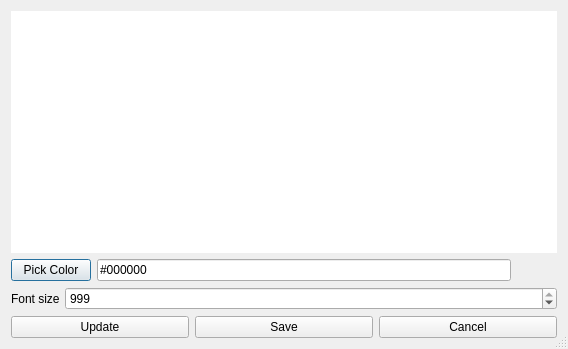
<?xml version="1.0" encoding="UTF-8"?>
<ui version="4.0">
 <class>Dialog</class>
 <widget class="QDialog" name="Dialog">
  <property name="geometry">
   <rect>
    <x>0</x>
    <y>0</y>
    <width>568</width>
    <height>349</height>
   </rect>
  </property>
  <property name="focusPolicy">
   <enum>Qt::NoFocus</enum>
  </property>
  <property name="windowTitle">
   <string>Dialog</string>
  </property>
  <property name="windowIcon">
   <iconset>
    <normaloff>../../assets/logo.png</normaloff>../../assets/logo.png</iconset>
  </property>
  <property name="sizeGripEnabled">
   <bool>true</bool>
  </property>
  <property name="modal">
   <bool>true</bool>
  </property>
  <layout class="QVBoxLayout" name="verticalLayout">
   <item>
    <widget class="PixmapViewer" name="preview_pixmap">
     <property name="frameShape">
      <enum>QFrame::NoFrame</enum>
     </property>
     <property name="verticalScrollBarPolicy">
      <enum>Qt::ScrollBarAlwaysOff</enum>
     </property>
     <property name="horizontalScrollBarPolicy">
      <enum>Qt::ScrollBarAlwaysOff</enum>
     </property>
     <property name="sizeAdjustPolicy">
      <enum>QAbstractScrollArea::AdjustIgnored</enum>
     </property>
     <property name="renderHints">
      <set>QPainter::Antialiasing|QPainter::SmoothPixmapTransform|QPainter::TextAntialiasing</set>
     </property>
     <property name="dragMode">
      <enum>QGraphicsView::ScrollHandDrag</enum>
     </property>
     <property name="transformationAnchor">
      <enum>QGraphicsView::AnchorUnderMouse</enum>
     </property>
     <property name="resizeAnchor">
      <enum>QGraphicsView::AnchorUnderMouse</enum>
     </property>
     <property name="viewportUpdateMode">
      <enum>QGraphicsView::MinimalViewportUpdate</enum>
     </property>
    </widget>
   </item>
   <item>
    <layout class="QHBoxLayout" name="layout_1">
     <item>
      <widget class="QPushButton" name="pick_color">
       <property name="text">
        <string>Pick Color</string>
       </property>
      </widget>
     </item>
     <item>
      <widget class="QLineEdit" name="color_hex_line">
       <property name="text">
        <string>#000000</string>
       </property>
       <property name="readOnly">
        <bool>true</bool>
       </property>
      </widget>
     </item>
     <item>
      <widget class="QLabel" name="color_preview">
       <property name="minimumSize">
        <size>
         <width>40</width>
         <height>0</height>
        </size>
       </property>
       <property name="maximumSize">
        <size>
         <width>16777215</width>
         <height>20</height>
        </size>
       </property>
       <property name="autoFillBackground">
        <bool>false</bool>
       </property>
       <property name="text">
        <string/>
       </property>
      </widget>
     </item>
    </layout>
   </item>
   <item>
    <layout class="QHBoxLayout" name="layout_2">
     <item>
      <widget class="QLabel" name="fs_label">
       <property name="maximumSize">
        <size>
         <width>48</width>
         <height>16777215</height>
        </size>
       </property>
       <property name="text">
        <string>Font size</string>
       </property>
      </widget>
     </item>
     <item>
      <widget class="QSpinBox" name="fs_spinbox">
       <property name="minimum">
        <number>1</number>
       </property>
       <property name="maximum">
        <number>999</number>
       </property>
       <property name="value">
        <number>999</number>
       </property>
      </widget>
     </item>
    </layout>
   </item>
   <item>
    <layout class="QHBoxLayout" name="layout_3">
     <property name="sizeConstraint">
      <enum>QLayout::SetDefaultConstraint</enum>
     </property>
     <item>
      <widget class="QPushButton" name="preview">
       <property name="text">
        <string>Update</string>
       </property>
      </widget>
     </item>
     <item>
      <widget class="QPushButton" name="save">
       <property name="text">
        <string>Save</string>
       </property>
      </widget>
     </item>
     <item>
      <widget class="QPushButton" name="cancel">
       <property name="text">
        <string>Cancel</string>
       </property>
      </widget>
     </item>
    </layout>
   </item>
  </layout>
 </widget>
 <customwidgets>
  <customwidget>
   <class>PixmapViewer</class>
   <extends>QGraphicsView</extends>
   <header>caspy3/qt_assets/widgets/pixmap_viewer.h</header>
  </customwidget>
 </customwidgets>
 <resources/>
 <connections/>
</ui>
